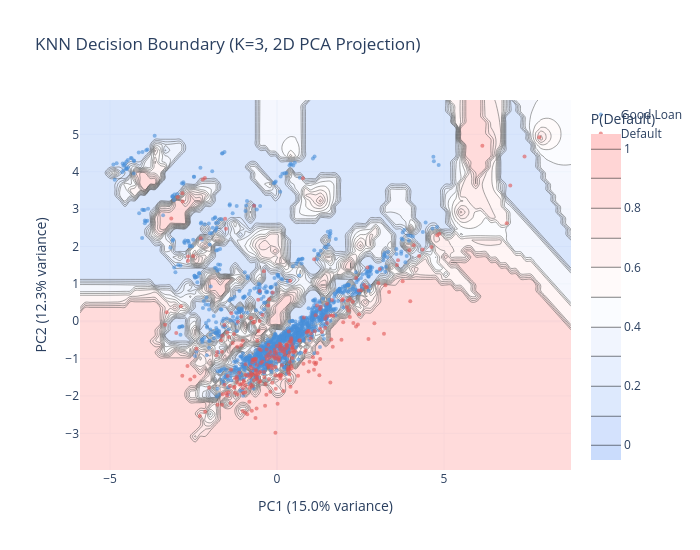

The code cell stored with this chart in its notebook:
### Markdown cell above
---
## 9. Decision Boundary (2D PCA Projection)

### Code cell
pca = PCA(n_components=2, random_state=RANDOM_STATE)
X_train_2d = pca.fit_transform(X_train_t)
X_test_2d = pca.transform(X_test_t)

knn_2d = KNeighborsClassifier(
    n_neighbors=best_k, weights=best_weight, metric=best_metric
)
knn_2d.fit(X_train_2d, y_train)

h = 0.15
x_min, x_max = X_test_2d[:, 0].min() - 1, X_test_2d[:, 0].max() + 1
y_min, y_max = X_test_2d[:, 1].min() - 1, X_test_2d[:, 1].max() + 1
xx, yy = np.meshgrid(np.arange(x_min, x_max, h), np.arange(y_min, y_max, h))
Z = knn_2d.predict_proba(np.c_[xx.ravel(), yy.ravel()])[:, 1].reshape(xx.shape)

fig_db = go.Figure()
fig_db.add_trace(go.Contour(
    x=np.arange(x_min, x_max, h), y=np.arange(y_min, y_max, h), z=Z,
    colorscale=[[0, COLORS["ice"]], [0.5, COLORS["white"]], [1, "#ffcccc"]],
    contours=dict(start=0, end=1, size=0.1),
    showscale=True, colorbar=dict(title="P(Default)"), opacity=0.7,
))
for label, color, name in [(0, COLORS["accent"], "Good Loan"), (1, COLORS["red"], "Default")]:
    mask = y_test == label
    fig_db.add_trace(go.Scatter(
        x=X_test_2d[mask, 0], y=X_test_2d[mask, 1],
        mode="markers", name=name,
        marker=dict(color=color, size=4, opacity=0.6),
    ))

fig_db.update_layout(
    title=f"KNN Decision Boundary (K={best_k}, 2D PCA Projection)",
    xaxis_title=f"PC1 ({pca.explained_variance_ratio_[0]:.1%} variance)",
    yaxis_title=f"PC2 ({pca.explained_variance_ratio_[1]:.1%} variance)",
    height=550, width=700,
)
fig_db.show()
save_chart(fig_db, MODEL_SLUG, "decision_boundary_2d")

### Figure 1 — Plotly figure (JSON) as saved in the notebook; plotly's stock layout.template omitted (floating-point values rounded to 4 significant figures; data arrays with more than 128 entries replaced by an {"elided": "..."} marker saying what was removed)
{"data": [{"colorbar": {"title": {"text": "P(Default)"}}, "colorscale": [[0, "#CADCFC"], [0.5, "#ffffff"], [1, "#ffcccc"]], "contours": {"end": 1, "size": 0.1, "start": 0}, "opacity": 0.7, "showscale": true, "type": "contour", "x": [-5.899, -5.749, -5.599, -5.449, -5.299, -5.149, -4.999, -4.849, -4.699, -4.549, -4.399, -4.249, -4.099, -3.949, -3.799, -3.649, -3.499, -3.349, -3.199, -3.049, -2.899, -2.749, -2.599, -2.449, -2.299, -2.149, -1.999, -1.849, -1.699, -1.549, -1.399, -1.249, -1.099, -0.9488, -0.7988, -0.6488, -0.4988, -0.3488, -0.1988, -0.0488, 0.1012, 0.2512, 0.4012, 0.5512, 0.7012, 0.8512, 1.001, 1.151, 1.301, 1.451, 1.601, 1.751, 1.901, 2.051, 2.201, 2.351, 2.501, 2.651, 2.801, 2.951, 3.101, 3.251, 3.401, 3.551, 3.701, 3.851, 4.001, 4.151, 4.301, 4.451, 4.601, 4.751, 4.901, 5.051, 5.201, 5.351, 5.501, 5.651, 5.801, 5.951, 6.101, 6.251, 6.401, 6.551, 6.701, 6.851, 7.001, 7.151, 7.301, 7.451, 7.601, 7.751, 7.901, 8.051, 8.201, 8.351, 8.501, 8.651, 8.801], "y": [-3.981, -3.831, -3.681, -3.531, -3.381, -3.231, -3.081, -2.931, -2.781, -2.631, -2.481, -2.331, -2.181, -2.031, -1.881, -1.731, -1.581, -1.431, -1.281, -1.131, -0.9811, -0.8311, -0.6811, -0.5311, -0.3811, -0.2311, -0.08114, 0.06886, 0.2189, 0.3689, 0.5189, 0.6689, 0.8189, 0.9689, 1.119, 1.269, 1.419, 1.569, 1.719, 1.869, 2.019, 2.169, 2.319, 2.469, 2.619, 2.769, 2.919, 3.069, 3.219, 3.369, 3.519, 3.669, 3.819, 3.969, 4.119, 4.269, 4.419, 4.569, 4.719, 4.869, 5.019, 5.169, 5.319, 5.469, 5.619, 5.769, 5.919], "z": {"elided": "67x99 float values"}}, {"marker": {"color": "#4A90D9", "opacity": 0.6, "size": 4}, "mode": "markers", "name": "Good Loan", "type": "scatter", "x": {"elided": "1193 float values"}, "y": {"elided": "1193 float values"}}, {"marker": {"color": "#E15554", "opacity": 0.6, "size": 4}, "mode": "markers", "name": "Default", "type": "scatter", "x": {"elided": "297 float values"}, "y": {"elided": "297 float values"}}], "layout": {"height": 550, "title": {"text": "KNN Decision Boundary (K=3, 2D PCA Projection)"}, "width": 700, "xaxis": {"title": {"text": "PC1 (15.0% variance)"}}, "yaxis": {"title": {"text": "PC2 (12.3% variance)"}}}}
